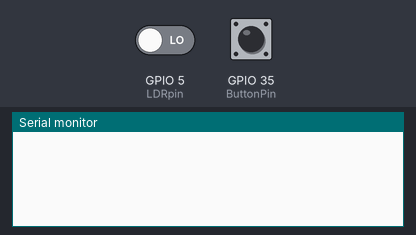
Recording of a sketch running on a simulated ESP32. Parts: the last lines printed to the serial monitor. The test bench sets the inputs (shaded band); at power-on: GPIO 35 (ButtonPin) LOW, GPIO 5 (LDRpin) LOW.

Above: at 1.2 s.
1.3 s: GPIO 35 (ButtonPin) pulled HIGH for 0.15 s
At 1.7 s:
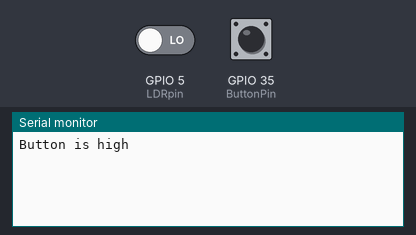
2.9 s: GPIO 5 (LDRpin) driven HIGH
At 4.0 s:
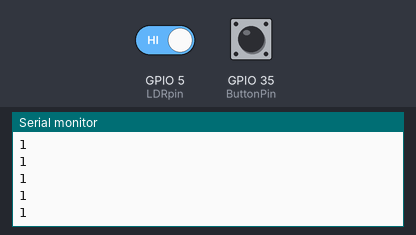
4.4 s: GPIO 5 (LDRpin) driven LOW
At 5.4 s:
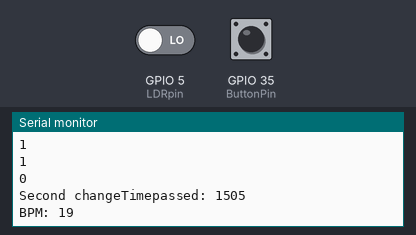

Measured:
- after the input at 1.3 s, the serial monitor: prints a new line at once (image 1)
- after the input at 2.9 s, the serial monitor: prints a new line at once (image 2)
- after the input at 4.4 s, the serial monitor: prints a new line at once (image 3)

The sketch:

heartbeat_calculation_single_beat_small_bug.ino
```cpp
#define LDRpin 5    // pin where we connect LDR and resistor, this is a digital pin
#define ButtonPin 35 // Pin to which the button will be connected

int LDRValue = 0;   // result of reading the analog pin
int BPM = 0;        //This variable will keep track of the current BPM of the baby, which must be between 60 and 240
int previous_value = 0; //This we keep track of the value from the previous loop, to see the comparison
int buttonState = 0; //variable for reading the pushbutton status only for testing


void setup() {
  Serial.begin(9600); // sets serial port for communication, to read on your pc
  pinMode(ButtonPin, INPUT); //Set port the pin from the button to only input  values.
}

void loop() {

  buttonState = digitalRead(ButtonPin);

  //Check if the button is pressed, if it is the buttonstate is HIGH:
  if (buttonState == HIGH){
    Serial.print("Button is high");
    previous_value = digitalRead(LDRpin); //For the first time we run the loop we don't have a accurate value, so we need to set the previous value one time.
//    Serial.print("Previous value is: ");
//    Serial.println(previous_value);
    BPM = currentBPM(previous_value); //Call the function that will measure and calculate the current bpm
    Serial.print("BPM: ");
    Serial.println(BPM);              // Here the actual value gets printed
  }
  delay(100);
}

int currentBPM(int previous_value){
  int first_change = 0;
  int second_change = 0;

  int timestart = 0; //Variable to see time
  int timestop = 0; //Variable to see time
  int timepassed = 0; //To store the time the has passed between the two variable above

  int measuring_value = 0;

//  Serial.print("Initialized");
  while(first_change == 0){    //While loop which stop if there is a bpm
    LDRValue = digitalRead(LDRpin);     // read the value from the LDR
//    Serial.print("first time looping");
    if(LDRValue != previous_value){
      timestart = millis();  //Takes the time the first change is noticed
      Serial.print("First change!");
      first_change = 1;
    }
  }
  previous_value = LDRValue; // Set the previous vale to the current loop for next loop

  while(second_change == 0){
    LDRValue = digitalRead(LDRpin);
    Serial.println(LDRValue);
    if(LDRValue != previous_value){     // Checks of the hearbeat has changed from last time
      timestop = millis();   //Takes the time the second cange is noticed
      Serial.print("Second change");
      timepassed = timestop - timestart; //Calculate the time for one up or down time.

      Serial.print("Timepassed: ");
      Serial.println(timepassed);

      BPM = (0.5 *60)/(0.001*timepassed); //Calculate the current bpm which is time two, because you got half a cycle, times 0.001 because the time is in millis and times 60 because it is beats per MINUTE
//      Serial.print("BPM is: ");
//      Serial.println(BPM);
      second_change = 1;
    }
  }
  return BPM; //return the current bpm to the function, currently not really necessary because it is a global variable
}
```
